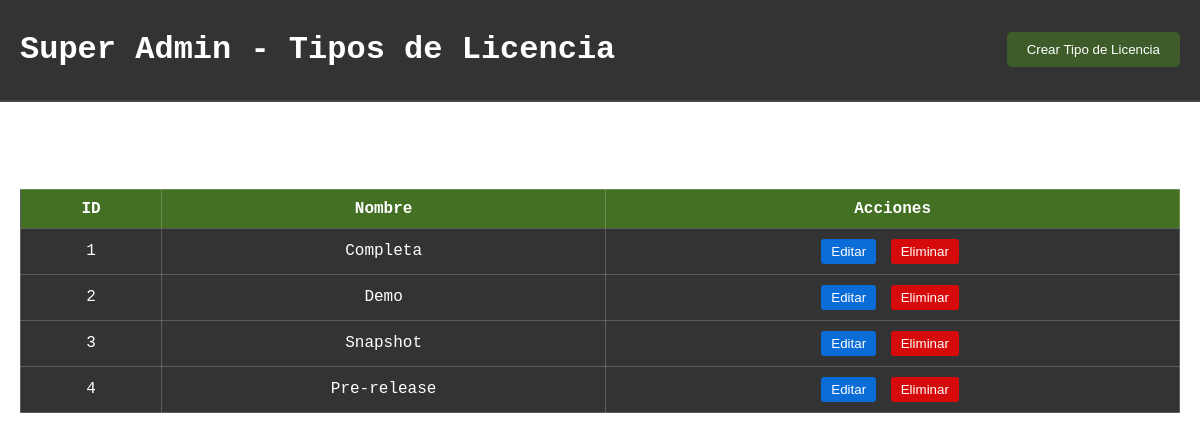
Screenshot of /super-admin/crear-tipo-licencia.php with the database file from the repository.
### tables this page shows
CREATE TABLE `tipo_licencia` (
  `id_tipo_licencia` int(11) NOT NULL,
  `nom_licencia` varchar(50) DEFAULT NULL,
  `dias_plazo` int(10) DEFAULT NULL
);

### super-admin/crear-tipo-licencia.php (the view, shortened to what this page needs)
<?php
$conex = new Database;
$con = $conex->conectar();
$sql_tipos_licencia = $con->prepare("SELECT * FROM tipo_licencia");
$sql_tipos_licencia->execute();
$tipos_licencia = $sql_tipos_licencia->fetchAll(PDO::FETCH_ASSOC);
?>
<!DOCTYPE html>
<html lang="en">
<head>
    <link rel="stylesheet" href="../css/login.css">
</head>
<body>
    <div class="header">
        <h1>Super Admin - Tipos de Licencia</h1>
        <div>
            <button id="create-tipo-licencia">Crear Tipo de Licencia</button>
        </div>
    </div>
    <div class="container">
        <h2>Tipos de Licencia</h2>
        <table>
            <thead>
                <tr>
                    <th>ID</th>
                    <th>Nombre</th>
                    <th>Acciones</th>
                </tr>
            </thead>
            <tbody>
                <?php foreach ($tipos_licencia as $tipo_licencia): ?>
                    <tr>
                        <td><?= htmlspecialchars($tipo_licencia['id_tipo_licencia']) ?></td>
                        <td><?= htmlspecialchars($tipo_licencia['nom_licencia']) ?></td>
                        <td class="action-buttons">
                            <button class="edit" onclick="abrirEditarModal(<?= $tipo_licencia['id_tipo_licencia'] ?>, '<?= htmlspecialchars($tipo_licencia['nom_licencia']) ?>')">Editar</button>
                            <button class="delete" onclick="eliminarTipoLicencia(<?= $tipo_licencia['id_tipo_licencia'] ?>)">Eliminar</button>
                        </td>
                    </tr>
                <?php endforeach; ?>
            </tbody>
        </table>
    </div>
</body>
</html>

### css/login.css (style rules this page uses)
body { margin: 0; padding: 0; font-family: 'Courier New', Courier, monospace; background: url('img/fondo.png') no-repeat center center fixed; background-size: cover; color: #fff; }
table td { justify-content: center; align-items: center; text-align: center; }

### super-admin/crear-tipo-licencia.php (style rules this page uses)
body { font-family: 'Courier New', Courier, monospace; background: url('../img/fondo.png') no-repeat center center fixed; background-size: cover; color: #fff; margin: 0; padding: 0; }
.container { padding: 20px; }
.header { display: flex; justify-content: space-between; align-items: center; background: rgba(0, 0, 0, 0.8); padding: 10px 20px; border-bottom: 2px solid rgba(255, 255, 255, 0.1); }
.header button { background: rgba(107, 255, 3, 0.2); color: #fff; border: none; padding: 10px 20px; border-radius: 5px; cursor: pointer; transition: background 0.3s ease; }
table { width: 100%; border-collapse: collapse; margin-top: 20px; background: rgba(0, 0, 0, 0.8); color: #fff; }
table th, table td { border: 1px solid rgba(255, 255, 255, 0.2); padding: 10px; text-align: center; }
table th { background: rgba(107, 255, 3, 0.3); }
.action-buttons button { margin-right: 5px; padding: 5px 10px; border: none; border-radius: 3px; cursor: pointer; }
.action-buttons .edit { background: rgba(0, 123, 255, 0.8); color: #fff; }
.action-buttons .delete { background: rgba(255, 0, 0, 0.8); color: #fff; }

### rows the page displays
tipo_licencia: id_tipo_licencia "1", nom_licencia "Completa"
tipo_licencia: id_tipo_licencia "2", nom_licencia "Demo"
tipo_licencia: id_tipo_licencia "3", nom_licencia "Snapshot"
tipo_licencia: id_tipo_licencia "4", nom_licencia "Pre-release"
